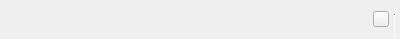
<?xml version="1.0" encoding="UTF-8"?>
<ui version="4.0">
 <class>TransferWidgetHeaderItem</class>
 <widget class="QWidget" name="TransferWidgetHeaderItem">
  <property name="geometry">
   <rect>
    <x>0</x>
    <y>0</y>
    <width>400</width>
    <height>39</height>
   </rect>
  </property>
  <property name="minimumSize">
   <size>
    <width>0</width>
    <height>28</height>
   </size>
  </property>
  <property name="maximumSize">
   <size>
    <width>16777215</width>
    <height>39</height>
   </size>
  </property>
  <property name="cursor">
   <cursorShape>PointingHandCursor</cursorShape>
  </property>
  <property name="styleSheet">
   <string notr="true">#columnTitle
{
	line-height: 16px;
	color: #FFF3F4F4; /*colorToken.text-primary*/
}

#chevron[state=&quot;up&quot;]
{
qproperty-icon: url(:/chevron_up_small_thin_outline_secondary);
}

#chevron[state=&quot;down&quot;]
{
qproperty-icon: url(:/chevron_down_small_thin_outline_secondary);
}

</string>
  </property>
  <property name="TOKENIZED" stdset="0">
   <bool>true</bool>
  </property>
  <layout class="QHBoxLayout" name="horizontalLayout" stretch="0,0,0">
   <property name="spacing">
    <number>5</number>
   </property>
   <property name="leftMargin">
    <number>0</number>
   </property>
   <property name="topMargin">
    <number>0</number>
   </property>
   <property name="rightMargin">
    <number>5</number>
   </property>
   <property name="bottomMargin">
    <number>0</number>
   </property>
   <item>
    <widget class="QWidget" name="cTitle" native="true">
     <property name="sizePolicy">
      <sizepolicy hsizetype="Expanding" vsizetype="Preferred">
       <horstretch>0</horstretch>
       <verstretch>0</verstretch>
      </sizepolicy>
     </property>
     <layout class="QHBoxLayout" name="horizontalLayout_2">
      <property name="spacing">
       <number>0</number>
      </property>
      <property name="leftMargin">
       <number>0</number>
      </property>
      <property name="topMargin">
       <number>0</number>
      </property>
      <property name="rightMargin">
       <number>0</number>
      </property>
      <property name="bottomMargin">
       <number>0</number>
      </property>
      <item>
       <widget class="QLabel" name="columnTitle">
        <property name="sizePolicy">
         <sizepolicy hsizetype="Preferred" vsizetype="Preferred">
          <horstretch>0</horstretch>
          <verstretch>0</verstretch>
         </sizepolicy>
        </property>
        <property name="text">
         <string/>
        </property>
        <property name="font-size" stdset="0">
         <string notr="true">caption</string>
        </property>
       </widget>
      </item>
      <item>
       <spacer name="horizontalSpacer">
        <property name="orientation">
         <enum>Qt::Horizontal</enum>
        </property>
        <property name="sizeHint" stdset="0">
         <size>
          <width>356</width>
          <height>0</height>
         </size>
        </property>
       </spacer>
      </item>
     </layout>
    </widget>
   </item>
   <item>
    <widget class="IconLabel" name="chevron">
     <property name="sizePolicy">
      <sizepolicy hsizetype="Fixed" vsizetype="Fixed">
       <horstretch>0</horstretch>
       <verstretch>0</verstretch>
      </sizepolicy>
     </property>
     <property name="minimumSize">
      <size>
       <width>16</width>
       <height>16</height>
      </size>
     </property>
     <property name="maximumSize">
      <size>
       <width>16</width>
       <height>16</height>
      </size>
     </property>
     <property name="text">
      <string notr="true"/>
     </property>
    </widget>
   </item>
   <item alignment="Qt::AlignBottom">
    <widget class="Line" name="line">
     <property name="minimumSize">
      <size>
       <width>1</width>
       <height>25</height>
      </size>
     </property>
     <property name="maximumSize">
      <size>
       <width>1</width>
       <height>25</height>
      </size>
     </property>
     <property name="styleSheet">
      <string notr="true"/>
     </property>
     <property name="frameShadow">
      <enum>QFrame::Sunken</enum>
     </property>
     <property name="orientation">
      <enum>Qt::Vertical</enum>
     </property>
    </widget>
   </item>
  </layout>
 </widget>
 <customwidgets>
  <customwidget>
   <class>IconLabel</class>
   <extends>QToolButton</extends>
   <header>TokenizableItems/IconLabel.h</header>
  </customwidget>
 </customwidgets>
 <resources/>
 <connections/>
</ui>
